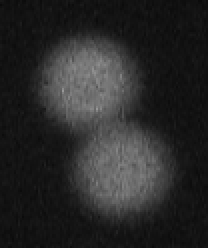
%> input picture hw10/particles02.png, 104 x 124 px (shown 2 times larger)
$ octave beadDetect_b_help.m   (GNU Octave 9; MATLAB toolbox functions it lacks are replaced by stand-ins)
%> lines starting %> are read from the running program, lines starting %| are printed output that depends on the picture; in (x1, y1, x2, y2) boxes, pixels count from 0 and x2, y2 are one past the last pixel; in counts of white or black regions, pixels touching at a corner belong together; the program's own positions count from 1
### hw10/objDetect.m
function [objSet, imGray, imGray2, imBw, imBw2, imBw3]=objDetect(im, opt, showPlot)
%circleDetect: Detect a single bead and return it's bounding circle
%
%	Usage:
%		objSet=objDetect(im, opt, showPlot)
%
%	Description:
%		objSet=objDetect(im, opt, showPlot) return the bounding circle of a bead in an image
%			im: input image
%			opt: options for this function
%			showPlot: 1 to show a plot; 0 for nothing
%			objSet: set of objects
%
%	Example:
%		imFile='particles04.png';
%		im=imread(imFile);
%		opt=objDetect('defaultOpt');
%		objSet=objDetect(im, opt, 1);

%	Category: Object detection
%	Roger Jang, 20150618

if nargin<1, selfdemo; return; end
if ischar(im) && strcmpi(im, 'defaultOpt')
	objSet.medianFilterSize=5;
	objSet.dilationSize=5;
	objSet.erosionSize=5;
	return
end
if nargin<2||isempty(opt), opt=feval(mfilename, 'defaultOpt'); end
if nargin<3, showPlot=0; end

if ischar(im) && exist(im), im=imread(im); end	% "im" is an image file name

imGray=im;
if size(im, 3)>1, imGray=rgb2gray(im); end
imGray2=imGray;
if opt.medianFilterSize>1, imGray2=medfilt2(imGray, opt.medianFilterSize*[1 1]); end
level=graythresh(imGray2);
imBw=im2bw(imGray2, level);
imBw2=imBw;
if opt.dilationSize>1, imBw2=imdilate(imBw2, strel('disk', opt.dilationSize)); end
imBw3=imBw2;
if opt.erosionSize>1, imBw3=imerode(imBw3, strel('disk', opt.erosionSize)); end

property={'BoundingBox', 'Area', 'Perimeter', 'PixelIdxList', 'Centroid', 'MajorAxisLength', 'MinorAxisLength'};
objSet=regionprops(imBw3, property);

if showPlot
	subplot(331); imshow(im); title('Original image');
	subplot(332); imshow(imGray); title('Converted to gray');
	subplot(333); imshow(imGray2); title('After median filter');
	subplot(334); imshow(imBw); title('After Otsu''s method');
	subplot(335); imshow(imBw2); title('After dilation');
	subplot(336); imshow(imBw3); title('After erosion');
	hold on
	for i=1:length(objSet)
		rectangle('position', objSet(i).BoundingBox, 'edgeColor', getColorLight(i));
	end
	hold off
end

% ====== Self demo
function selfdemo
mObj=mFileParse(which(mfilename));
strEval(mObj.example);

### hw10/private/getColorLight.m
function color=getColorLight(index)
% getColor: Get color from a rotating palette
%	Usage: color=getColorLight(index)
%
%	For example:
%		for i=1:6
%			line(1:10, rand(1, 10), 'color', getColorLight(i), 'lineWidth', 3);
%		end
%		legend('Color 1', 'Color 2', 'Color 3', 'Color 4', 'Color 5', 'Color 6');

% Roger Jang, 20040910, 20071009

if nargin<1, index=1; end

%allColor={'b', 'r', 'g', 'm', 'c', 'y'};
allColor=[0 0 1; 1 0 0; 0 1 0; 1 0 1; 0 1 1; 1 1 0];
ind=find(allColor==0);
allColor(ind)=0.7;
%color=allColor{mod(index-1, length(allColor))+1};
color=allColor(mod(index-1, length(allColor))+1, :);

### hw10/beadDetect.m
function prm=beadDetect(im, opt, showPlot)
%circleDetect: Detect a single bead and return it's bounding circle
%
%	Usage:
%		prm=beadDetect(im, opt, showPlot)
%
%	Description:
%		prm=beadDetect(im, opt, showPlot) return the bounding circle of a bead in an image
%			im: input image
%			opt: options for this function
%			showPlot: 1 to show a plot; 0 for nothing
%			prm: parameters of the bounding circle, where
%				[prm(1), prm(2)]: center coordinates
%				prm(3): radius of the fitting circle
%				prm(4): intensity average of the object
%				prm(5): no. of pixels of the object
%
%	Example:
%		imFile='particle02.png';
%		im=imread(imFile);
%		opt=beadDetect('defaultOpt');
%		prm=beadDetect(im, opt, 1);

%	Category: Object detection
%	Roger Jang, 20150618

if nargin<1, selfdemo; return; end
if ischar(im) && strcmpi(im, 'defaultOpt')
	prm.objDetectOpt=objDetect('defaultOpt');
	prm.circleFitOpt=circleFit('defaultOpt');
	prm.edgeDetectionMethod='sobel';
	return
end
if nargin<2||isempty(opt), opt=feval(mfilename, 'defaultOpt'); end
if nargin<3, showPlot=0; end

if ischar(im) && exist(im), im=imread(im); end	% "im" is an image file name
opt.circleFitOpt.circleNum=1;	% This is fixed!

[objSet, imGray, imGray2, imBw, imBw2, imBw3]=objDetect(im, opt.objDetectOpt, showPlot);
% Find the obj with max. area
[maxValue, maxIndex]=max([objSet.Area]);
imBw4=0*imBw;
imBw4(objSet(maxIndex).PixelIdxList)=1;
selected=imGray(logical(imBw4));
intensityMean=mean(selected);
pixelNum=length(selected);
imBw5= edge(imBw4, opt.edgeDetectionMethod);
[yEdge, xEdge]=find(imBw5);		% x and y coordinates of edge
data=[xEdge'; yEdge'];
circlePrm=circleFit(data, opt.circleFitOpt);
prm=[circlePrm; intensityMean; pixelNum];

if showPlot
	theta=linspace(0, 2*pi, 100);
	a=circlePrm(1); b=circlePrm(2); r=circlePrm(3);
	xCircle=r*cos(theta)+a;
	yCircle=r*sin(theta)+b;
	subplot(337); imshow(imBw4); title('Max-area object');
	line(xCircle, yCircle, 'color', 'r');
	subplot(338); imshow(imBw5); title('Edge and the fitting circle');
	line(xCircle, yCircle, 'color', 'r');
end

% ====== Self demo
function selfdemo
mObj=mFileParse(which(mfilename));
strEval(mObj.example);

### hw10/circleFit.m
function [param, assignment, distortion] = circleFit(data, opt, showPlot)
% circleFit: Fitting a fixed number of circles in 2D via k-means-like clustering
%
%	Usage:
%		[param, assignment, distortion] = circleFit(data, opt, showPlot)
%
%	Description:
%		param = circleFit(data, opt, showPlot) returns the parameters of circles after k-means-like clustering, where
%			data (2 x dataNum): dataset in 2D to be clustered; where each column is a sample point
%			opt.circleNum: number of circles to be identified
%			showPlot: 1 for animation if the dimension is 2
%			param (3 x circleNum): final parameters of identified circles,
%			where each column is the parameters for a circle, with the first two element as coordinates for center and the last element as radius
%		[center, assignment, distortion] = circleFit(...) also returns assignment of data, where
%			assignment: final assignment matrix, with assignment(i,j)=1 if data instance i belongs to circle j
%			distortion: values of the objective function (mean of absolute error) during iterations
%
%	Example:
%		% === Example 1: Fitting 1 circle
%		n=100;
%		t=rand(n,1)*2*pi;
%		x=3+10*cos(t)+randn(n,1);
%		y=7+10*sin(t)+randn(n,1);
%		data=[x, y]';
%		opt=circleFit('defaultOpt');
%		opt.circleNum=1;
%		figure; param=circleFit(data, opt, 1);
%		% === Example 2: Fitting 2 circels of scattered data
%		n=100;
%		t=rand(n,1)*2*pi;
%		x=3+10*cos(t)+0.2*randn(n,1);
%		y=7+10*sin(t)+0.2*randn(n,1);
%		data1=[x, y]';
%		x=9+8*cos(t)+0.2*randn(n,1);
%		y=3+8*sin(t)+0.2*randn(n,1);
%		data2=[x, y]';
%		data=[data1, data2];
%		opt=circleFit('defaultOpt');
%		figure; param=circleFit(data, opt, 1);
%		% === Example 3: Fitting 2 circles of image data
%		im=imread('circleEdge02.png');
%		[yEdge, xEdge]=find(im);		% x and y coordinates of edge
%		data=double([xEdge'; yEdge']);
%		opt=circleFit('defaultOpt');
%		figure; param=circleFit(data, opt, 1);
%
%	See also vecQuantize, vqDataPlot.

%	Category: Object detection
%	Roger Jang, 20150703

if nargin<1, selfdemo; return; end
if ischar(data) && strcmpi(data, 'defaultOpt')
	param.circleNum=2;
	param.interactiveDisplay=0;
	param.method='lse';	% 'lse' (for least-squares estimate) or 'lse+fminsearch'
	return
end
if nargin<2||isempty(opt), opt=feval(mfilename, 'defaultOpt'); end
if nargin<3, showPlot=0; end

circleNum=opt.circleNum;
[dim, dataNum]=size(data);
if dim~=2, error('The dimensionality of data must be 2'); end

% ====== Initial parameters
[param, distortion]=oneCircleFit(data, opt);	% Initial parameters
assignment=ones(dataNum, circleNum);
if showPlot
	resultPlot(data, param, assignment);
	if opt.interactiveDisplay
		fprintf('\tPress any key to continue...'); pause; fprintf('\n');
	end
end
if circleNum==1, return; end		% A single circle

% ====== Random the initial parameters
maxRange=max(max(data')-min(data'));
param=repmat(param, 1, circleNum);
for i=1:circleNum
	param(1:2, i)=param(1:2, i)+maxRange/20*randn(2,1);
end

maxIterCount = 200;				% Max. iteration
distortion = zeros(maxIterCount, 1);		% Array for objective function
% ====== Main loop
for i = 1:maxIterCount,
	[param2, distortion(i), assignment] = vqUpdateCenter(param, data, opt);
	if showPlot, fprintf('Iteration count = %d/%d, distortion = %f\n', i, maxIterCount, distortion(i)); end
	if showPlot
		clf; resultPlot(data, param, assignment); drawnow
		if opt.interactiveDisplay
			fprintf('\tPress any key to continue...'); pause; fprintf('\n');
		end
	end
%	keyboard
	param=param2;
	% check termination condition
	if (i>1) & (abs(distortion(i-1)-distortion(i))<eps), break; end
end
loopCount = i;	% Actual number of iterations
distortion(loopCount+1:maxIterCount) = [];
%if showPlot & dim==2, figure; vqDataPlot(data, center, assignment); end

if showPlot, resultPlot(data, param, assignment); end

% ========== subfunctions ==========
% ====== Fit a single circle
function [param, distortion]=oneCircleFit(circleData, opt)
x=circleData(1, :)';
y=circleData(2, :)';
n=length(x);
% Linear eq: [2*x, 2*y, 1] dot [a, b, r^2-a^2-b^2] = x^2+y^2
A=[2*x, 2*y, ones(n,1)];
b=x.^2+y.^2;
theta=A\b;
a=theta(1);
b=theta(2);
r=sqrt(theta(3)+a^2+b^2);
param0=[a, b, r]';
switch opt.method
	case 'lse'
		param=param0;
	case 'lse+fminsearch'
		% ====== Further optimization using fminsearch
	%	tic
		param=fminsearch(@circleFitError, param0, [], circleData);
	%	fprintf('Computation time = %g\n', toc);
	otherwise
		error('Unknown method=%s\n', opt.method);
end
distortion=oneCircleFitError(param, circleData);

% ====== Distortion calculated as mean of abs errors
function distortion=oneCircleFitError(param, data)
%distortion=mean(abs(sqrt((data(1,:)-param(1)).^2+(data(2,:)-param(2)).^2)-param(3)));
distortion=mean(distOfData2circle(data, param));

% ====== Plot the result of clustering
% [11 lines left out: function resultPlot, not called in this run]

% ====== Update centers
% [15 lines left out: function vqUpdateCenter, not called in this run]

% ====== Compute the distance of all sample data to all circles
function distMat=distOfData2circle(data, param)
dataNum=size(data,2);
circleNum=size(param, 2);
distMat=zeros(dataNum, circleNum);
x=data(1,:)';
y=data(2,:)';
for i=1:circleNum
	distMat(:,i)=abs(sqrt((x-param(1,i)).^2+(y-param(2,i)).^2)-param(3,i));
end

% ====== Self demo
function selfdemo
mObj=mFileParse(which(mfilename));
strEval(mObj.example);

### hw10/help/beadDetect_b_help.m
%% beadDetect_b
% Detect a single bead and return it's bounding circle
%% Syntax
% * 		prm=beadDetect(im, opt, showPlot)
%% Description
%
% <html>
% <p>prm=beadDetect(im, opt, showPlot) return the bounding circle of a bead in an image
% 	<ul>
% 	<li>im: input image
% 	<li>opt: options for this function
% 	<li>showPlot: 1 to show a plot; 0 for nothing
% 	<li>prm: parameters of the bounding circle, where
% 		<ul>
% 		<li>[prm(1), prm(2)]: center coordinates
% 		<li>prm(3): radius of the fitting circle
% 		<li>prm(4): intensity average of the object
% 		<li>prm(5): no. of pixels of the object
% 		</ul>
% 	</ul>
% </html>
%% Example
%%
%
imFile='particles02.png';
im=imread(imFile);
%> im is the input picture: size 124x104x3 uint8; mean R, G, B 40.8, 40.8, 40.8
opt=beadDetect('defaultOpt');
prm=beadDetect(im, opt, 1);
%> call 2 of beadDetect, with showPlot = 1
%> call 2 of objDetect, with showPlot = 1
%> in objDetect (call 2), `level=graythresh(imGray2);`: level = 0.224
%> in objDetect (call 2), `imBw=im2bw(imGray2, level);`:
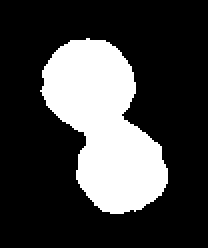
%> imBw: size 124x104 logical (shown 2 times larger); 25.5% white; 1 white region, box (x1, y1, x2, y2) and area: (20, 19, 84, 107) 3292
%> in objDetect (call 2), `imBw2=imdilate(imBw2, strel('disk', opt.dilationSize))`:
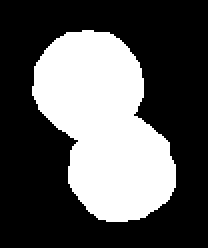
%> imBw2: size 124x104 logical (shown 2 times larger); 34.5% white; 1 white region, box (x1, y1, x2, y2) and area: (16, 15, 88, 111) 4454
%> in objDetect (call 2), `objSet=regionprops(imBw3, property);`: objSet = 1 region; box (x1, y1, x2, y2), Area, Centroid, MajorAxisLength, MinorAxisLength and Perimeter: (20, 19, 84, 107) 3304 [52.8 63.3] 101.4 45.43 249.1
%> the loop in objDetect (call 2), `for i=1:length(objSet)` made 1 pass
%> (ind in getColorLight, color in getColorLight) on pass 1: ([1; 3; 5; 7; 8; 10; 14; 15; 18], [0.7 0.7 1])
%> in beadDetect (call 2), `[maxValue, maxIndex]=max([objSet.Area]);`: maxValue = 3304; maxIndex = 1
%> in beadDetect (call 2), `selected=imGray(logical(imBw4));`: selected = 3304 values, max 152 at index 290, min 45 at index 41, mean 92.79
%> in beadDetect (call 2), `intensityMean=mean(selected);`: intensityMean = 92.79
%> in beadDetect (call 2), `imBw5= edge(imBw4, opt.edgeDetectionMethod);`:
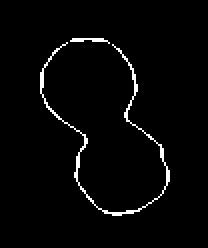
%> imBw5: size 124x104 logical (shown 2 times larger); 2.4% white in thin lines or dots, all inside (x1, y1, x2, y2) = (20, 19, 85, 108)
%> in beadDetect (call 2), `[yEdge, xEdge]=find(imBw5);`: yEdge = 315 values from 20 to 108; xEdge = 315 values from 21 to 85
%> in beadDetect (call 2), `data=[xEdge'; yEdge'];`: data = 315 columns, first 8: [21 21 21 21 21 21 21 21; 37 38 39 40 41 42 43 44]
%> in oneCircleFit, `x=circleData(1, :)';`: x = 315 values from 21 to 85
%> in oneCircleFit, `y=circleData(2, :)';`: y = 315 values, max 108 at index 172, min 20 at index 68, mean 63.39
%> in oneCircleFit, `n=length(x);`: n = 315
%> in oneCircleFit, `b=x.^2+y.^2;`: b = 315 values, max 16241 at index 276, min 1458 at index 42, mean 7978.9
%> in oneCircleFit, `theta=A\b;`: theta = [52.77; 63.37; -5599.4]
%> in oneCircleFit, `a=theta(1);`: a = 52.77
%> in oneCircleFit, `b=theta(2);`: b = 63.37
%> in oneCircleFit, `r=sqrt(theta(3)+a^2+b^2);`: r = 34.66
%> in oneCircleFit, `param0=[a, b, r]';`: param0 = [52.77; 63.37; 34.66]
%> in distOfData2circle, `dataNum=size(data,2);`: dataNum = 315
%> in distOfData2circle, `circleNum=size(param, 2);`: circleNum = 1
%> in distOfData2circle, `x=data(1,:)';`: x = 315 values from 21 to 85
%> the loop in distOfData2circle, `for i=1:circleNum` made 1 pass
%> after the loop in distOfData2circle, `for i=1:circleNum`: distMat = 315 values, max 23.85 at index 121, min 0.241 at index 191, mean 9.24
%> in oneCircleFitError, `distortion=mean(distOfData2circle(data, param));`: distortion = 9.24
%> in beadDetect (call 2), `circlePrm=circleFit(data, opt.circleFitOpt);`: circlePrm = [52.77; 63.37; 34.66]
%> in beadDetect (call 2), `prm=[circlePrm; intensityMean; pixelNum];`: prm = [52.77; 63.37; 34.66; 92.79; 3304]
%> in beadDetect (call 2), `a=circlePrm(1)`: a = 52.77
%> in beadDetect (call 2), `b=circlePrm(2)`: b = 63.37
%> in beadDetect (call 2), `r=circlePrm(3)`: r = 34.66
%> in beadDetect (call 2), `xCircle=r*cos(theta)+a;`: xCircle = 100 values, max 87.44 at index 1, min 18.13 at index 51, mean 53.12
%> in beadDetect (call 2), `yCircle=r*sin(theta)+b;`: yCircle = 100 values, max 98.03 at index 26, min 28.71 at index 75, mean 63.37
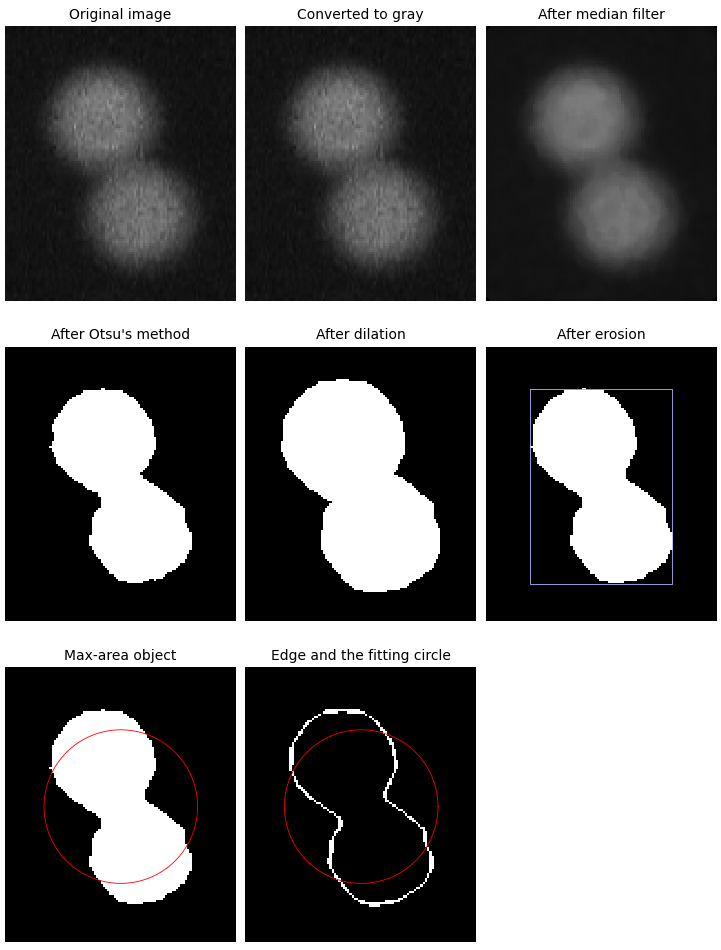
%> figure redrawn from the program's plot data, 8 panels
%> prm = [52.77; 63.37; 34.66; 92.79; 3304]

$ run again, with hw10/particles04.png copied over hw10/particles02.png
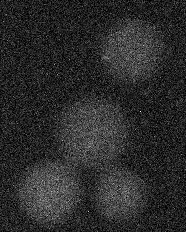
%> input picture hw10/particles04.png, 186 x 232 px
%> im is the input picture: size 232x186x3 uint8; min 0, max 255, mean 44.2
%> level = 0.2
%> in objDetect (call 2), `imBw=im2bw(imGray2, level);`:
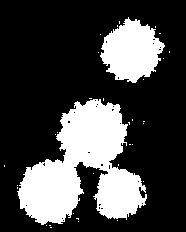
%> imBw: size 232x186 logical; 26.9% white; 34 white regions (32 under 20 px), largest, box (x1, y1, x2, y2) and area: (17, 99, 147, 225) 8782, (100, 17, 165, 83) 2756
%> imBw2: size 232x186 logical; 38% white; 4 white regions, box (x1, y1, x2, y2) and area: (13, 94, 151, 232) 12150, (94, 13, 174, 87) 4093, (139, 117, 149, 128) 94, (0, 161, 9, 171) 78
%> imBw3: size 232x186 logical; 29% white; 5 white regions (3 under 20 px)
%> in objDetect (call 2), `objSet=regionprops(imBw3, property);`: objSet = 5 regions; largest, box (x1, y1, x2, y2), Area, Centroid, MajorAxisLength, MinorAxisLength and Perimeter: (17, 98, 147, 228) 9462 [84.5 168.8] 141.8 114 609.4, (98, 17, 170, 83) 3026 [132.9 51.5] 63.92 60.86 224.8, (143, 121, 145, 124) 4 [144.2 122.8] 3.65 1.83 5.05, (4, 165, 5, 167) 2 [5 166.5] 2.31 1.15 1.96
%> the loop in objDetect (call 2), `for i=1:length(objSet)` made 5 passes
%> color in getColorLight on passes 1 to 5: [0.7 0.7 1], [1 0.7 0.7], [0.7 1 0.7], [1 0.7 1], [0.7 1 1]
%> maxValue = 9462; maxIndex = 2
%> intensityMean = 69.48
%> in beadDetect (call 2), `imBw5= edge(imBw4, opt.edgeDetectionMethod);`:
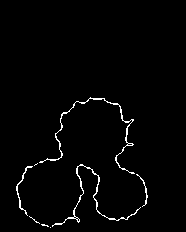
%> imBw5: size 232x186 logical; 1.9% white in thin lines or dots, all inside (x1, y1, x2, y2) = (16, 97, 148, 228)
%> yEdge = 807 values from 98 to 228; xEdge = 807 values from 17 to 148
%> data = 807 columns, first 8: [17 17 17 17 17 18 18 18; 187 188 189 190 191 185 186 187]
%> in oneCircleFit, `x=circleData(1, :)';`: x = 807 values from 17 to 148
%> in oneCircleFit, `y=circleData(2, :)';`: y = 807 values, max 228 at index 144, min 98 at index 421, mean 170.3
%> n = 807
%> in oneCircleFit, `b=x.^2+y.^2;`: b = 807 values, max 64784 at index 696, min 16333 at index 308, mean 39397.8
%> theta = [83.71; 167; -31996.6]
%> in oneCircleFit, `a=theta(1);`: a = 83.71
%> in oneCircleFit, `b=theta(2);`: b = 167
%> in oneCircleFit, `r=sqrt(theta(3)+a^2+b^2);`: r = 53.82
%> param0 = [83.71; 167; 53.82]
%> in distOfData2circle, `dataNum=size(data,2);`: dataNum = 807
%> circleNum = 1
%> in distOfData2circle, `x=data(1,:)';`: x = 807 values from 17 to 148
%> the loop in distOfData2circle, `for i=1:circleNum` made 1 pass
%> after the loop in distOfData2circle, `for i=1:circleNum`: distMat = 807 values, max 52.79 at index 398, min 0.00387 at index 667, mean 15.55
%> in oneCircleFitError, `distortion=mean(distOfData2circle(data, param));`: distortion = 15.55
%> circlePrm = [83.71; 167; 53.82]
%> in beadDetect (call 2), `prm=[circlePrm; intensityMean; pixelNum];`: prm = [83.71; 167; 53.82; 69.48; 9462]
%> in beadDetect (call 2), `a=circlePrm(1)`: a = 83.71
%> in beadDetect (call 2), `b=circlePrm(2)`: b = 167
%> in beadDetect (call 2), `r=circlePrm(3)`: r = 53.82
%> xCircle = 100 values, max 137.5 at index 1, min 29.91 at index 51, mean 84.25
%> yCircle = 100 values, max 220.8 at index 26, min 113.2 at index 75, mean 167
%> `prm=beadDetect(im, opt, 1);`: prm = [83.71; 167; 53.82; 69.48; 9462]
